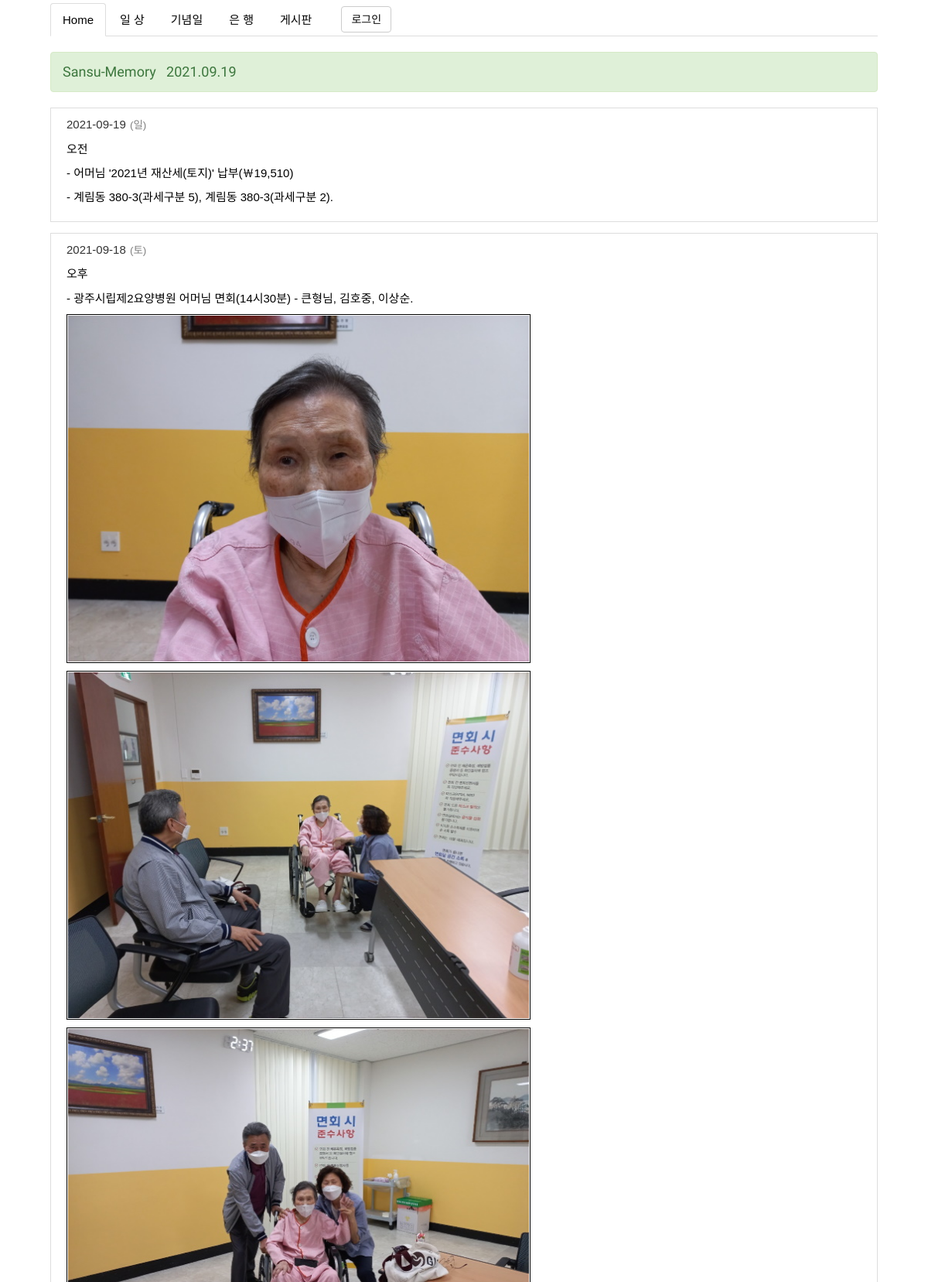
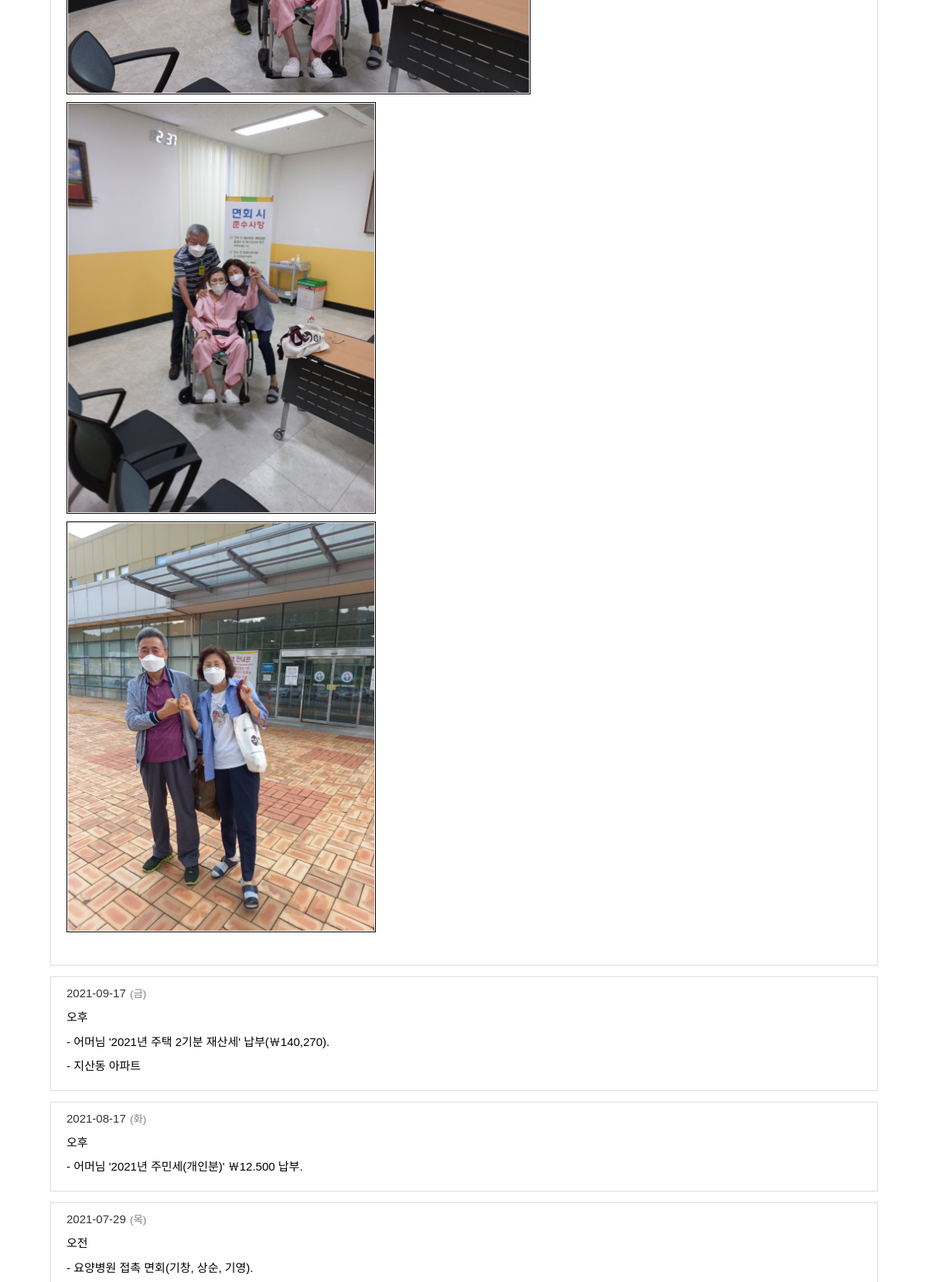
Screenshot of /daily_list/ (upper part) with the database file from the repository (2 pictures, top to bottom).
### family_site/models.py (models this page shows, shortened)
class Daily(models.Model):
    daily_date = models.DateField('날자', help_text='날자입력')
    daily_day = models.CharField('요일', max_length=4, help_text='토요일 입력')
    daily_content = models.TextField('글내용', help_text='summernote 글 내용')
    daily_created_date = models.DateTimeField('생성일', default=timezone.now, help_text='생성날자')
    daily_published_date = models.DateTimeField('수정일', auto_now=True, help_text='수정날자')
    class Meta:
        ordering = ('-id',)

### family_site/views.py (the view)
# urls.py: path('daily_list/', views.DailyListView.as_view(), name='daily_list'),
class DailyListView(ListView):
    model = Daily
    template_name = 'family_site/daily/daily_list.html'

### family_site/templates/family_site/daily/daily_list.html
{% extends 'main_layout.html' %}
{% load static %}
{% block stylesheet %} {% static 'family_site/css/daily/daily_list.css' %} {% endblock stylesheet %}
{% block content1 %}
{% for i in object_list%}
<div id='daily'>
    <ul>
        <li><span>{{ i.daily_date|date:'Y-m-d' }}</span> <span>({{ i.daily_day }})</span></li>
        <li><span>{{ i.daily_content|safe }}</span></li>
    </ul>
</div>
{% endfor %}
{% endblock content1 %}

### staticfiles/css/main_layout.css (style rules this page uses)
* { padding: 0px; margin: 0px; font-size: 15px; font-family: "맑은 고딕", 나눔고딕, 고딕, Arial, Tahoma, "Trebuche MS", "Times New Roman", 바탕, 바탕체; word-wrap: break-word; }

### family_site/static/family_site/css/daily/daily_list.css (style rules this page uses)
#daily { border: 1px solid #dddddd; padding: 10px 10px 10px 20px; margin-bottom: 14px; display: block; overflow: auto; }
#daily > ul { list-style: none; }
#daily > ul > li:first-child > span+span { font-size: 0.9em; color: gray; padding-left: 1px; }
#daily ul> li:nth-child(2) > span { font-size: 0.9em; color: black; padding-top: 10px; display: block; }
img { display: block; max-width: 98%; max-height: 98%; position: relative; overflow: hidden; border: 1px solid #000000; padding: 1px; }

### rows the page displays
Daily: daily_date "2021-09-19", daily_day "일", daily_content "오전 - 어머님 '2021년 재산세(토지)' 납부(￦19,510) - 계림동 380-3(과세구분 5), 계림동 380-3(과세구분 2)."
Daily: daily_date "2021-09-18", daily_day "토", daily_content "오후 - 광주시립제2요양병원 어머님 면회(14시30분) - 큰형님, 김호중, 이상순.", daily_content (picture)
Daily: daily_date "2021-09-17", daily_day "금", daily_content "오후 - 어머님 '2021년 주택 2기분 재산세' 납부(￦140,270). - 지산동 아파트"
Daily: daily_date "2021-08-17", daily_day "화", daily_content "오후 - 어머님 '2021년 주민세(개인분)' ￦12.500 납부."
Daily: daily_date "2021-07-29", daily_day "목", daily_content "오전 - 요양병원 접촉 면회(기창, 상순, 기영)."
